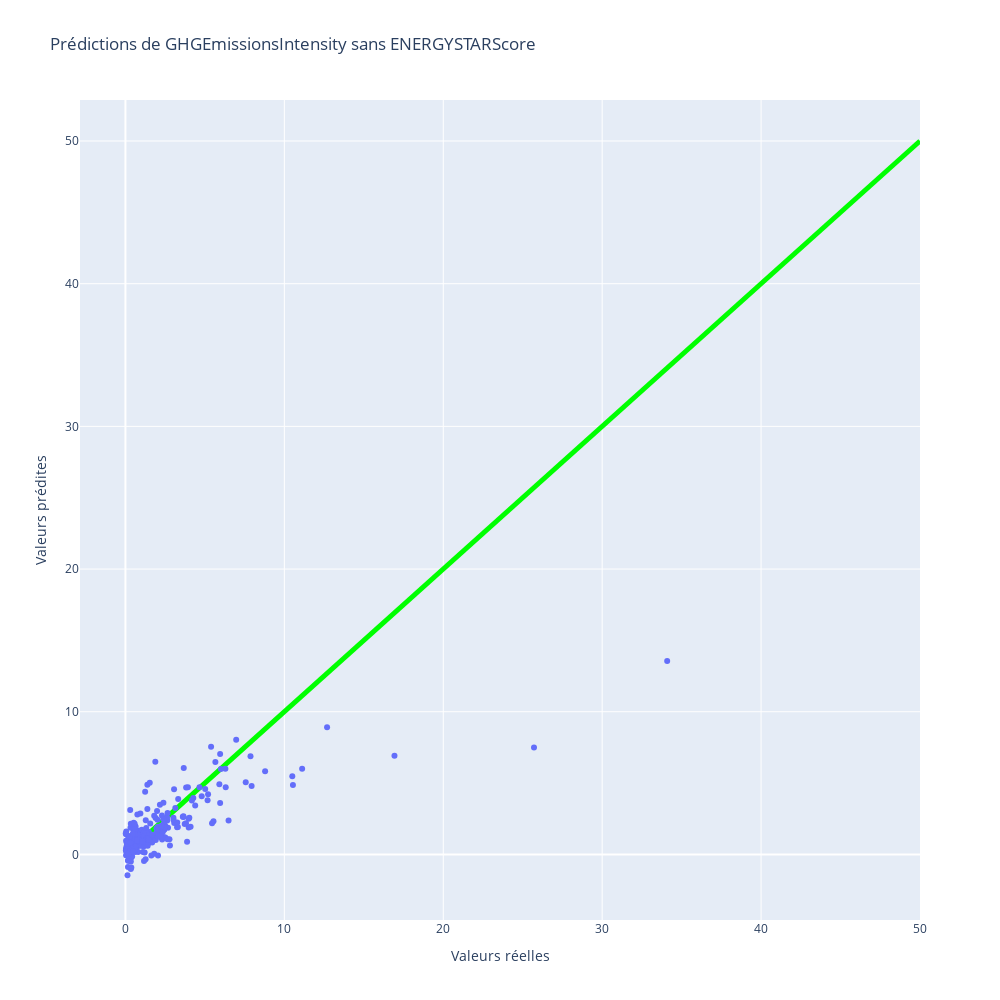

The notebook cell this image was saved under:
### Code cell
X_ = df.drop(columns=["GHGEmissionsIntensity", "SiteEUIWN(kBtu/sf)"])

grid = joblib.load("working/best_siteeuiwn_without_energystarscore.pkl")
X_["predicted_euiwn"] = grid.predict(X_)

X = df.drop(columns=["GHGEmissionsIntensity", "SiteEUIWN(kBtu/sf)"])
X["predicted_euiwn"] = X_["predicted_euiwn"]
y = df[target]

X_train0, X_test0, y_train, y_test = train_test_split(X, y, test_size=0.2,random_state=42)

grid2 = joblib.load("working/best_ghg_model_elasticnet_use_lat_lon_0_use_property_types_1_use_energy_star_score_0.pkl")
y_predict = grid2.predict(X_test0)

fig1 = px.line(x=[0,50], y=[0,50])
fig1.update_traces(line=dict(color = 'rgba(0,255,0,1)', width=5))

fig2 = px.scatter(x=y_test, y=y_predict)

fig = go.Figure(data=fig1.data + fig2.data)

fig.update_layout(
    width=1000,
    height=1000,
    title="Prédictions de GHGEmissionsIntensity sans ENERGYSTARScore",
    xaxis_title="Valeurs réelles",
    yaxis_title="Valeurs prédites"
)
fig.show()

### Figure 1 — Plotly figure (JSON) as saved in the notebook; plotly's stock layout.template omitted (floating-point values rounded to 4 significant figures; data arrays with more than 128 entries replaced by an {"elided": "..."} marker saying what was removed)
{"data": [{"hovertemplate": "x=%{x}<br>y=%{y}<extra></extra>", "legendgroup": "", "line": {"color": "rgba(0,255,0,1)", "dash": "solid", "width": 5}, "marker": {"symbol": "circle"}, "mode": "lines", "name": "", "orientation": "v", "showlegend": false, "type": "scatter", "x": [0, 50], "xaxis": "x", "y": [0, 50], "yaxis": "y"}, {"hovertemplate": "x=%{x}<br>y=%{y}<extra></extra>", "legendgroup": "", "marker": {"color": "#636efa", "symbol": "circle"}, "mode": "markers", "name": "", "orientation": "v", "showlegend": false, "type": "scatter", "x": {"elided": "327 float values"}, "xaxis": "x", "y": {"elided": "327 float values"}, "yaxis": "y"}], "layout": {"height": 1000, "title": {"text": "Prédictions de GHGEmissionsIntensity sans ENERGYSTARScore"}, "width": 1000, "xaxis": {"autorange": true, "range": [-2.859, 50], "title": {"text": "Valeurs réelles"}, "type": "linear"}, "yaxis": {"autorange": true, "range": [-4.595, 52.87], "title": {"text": "Valeurs prédites"}, "type": "linear"}}}
